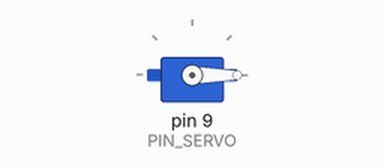
This sketch was run on a simulated Arduino Uno, built with avr-gcc and run on an emulated ATmega328P. Parts: servo.

Above: at 0.05 s.
At 1.5 s:
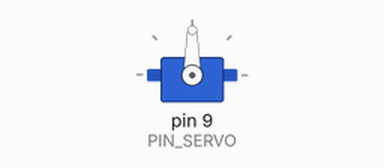
At 3.0 s:
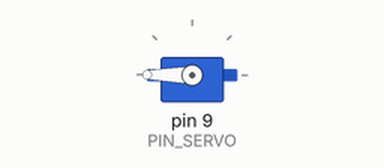
Timing chart, 0 to 6.9 s (numbered marks = the images above):
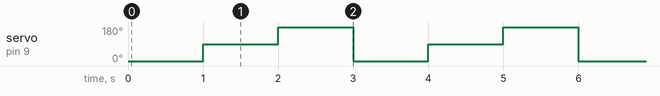

Measured:
- by itself, servo on pin 9 (PIN_SERVO): repeats every 3.0 s: 180° 1.0 s, 0° 1.0 s, 90° 1.0 s

The sketch:

servomotor_comentado.ino
```cpp
// Prueba basica de servomotor SG90.
// El objetivo es comprobar que el servo responde a tres posiciones:
// 0 grados, 90 grados y 180 grados.

#include <Servo.h>  // Libreria necesaria para controlar servomotores.

const int PIN_SERVO = 9;  // Pin digital que envia la senal de control.
Servo servoInvernadero;   // Objeto que representa el servomotor.

void setup()
{
  // Se asocia el servo al pin elegido. Los valores 500 y 2500 ajustan
  // el rango de pulsos usado habitualmente en Tinkercad para un SG90.
  servoInvernadero.attach(PIN_SERVO, 500, 2500);
}

void loop()
{
  servoInvernadero.write(0);    // Lleva el servo a 0 grados.
  delay(1000);

  servoInvernadero.write(90);   // Lleva el servo a la posicion central.
  delay(1000);

  servoInvernadero.write(180);  // Lleva el servo a 180 grados.
  delay(1000);
}
```
